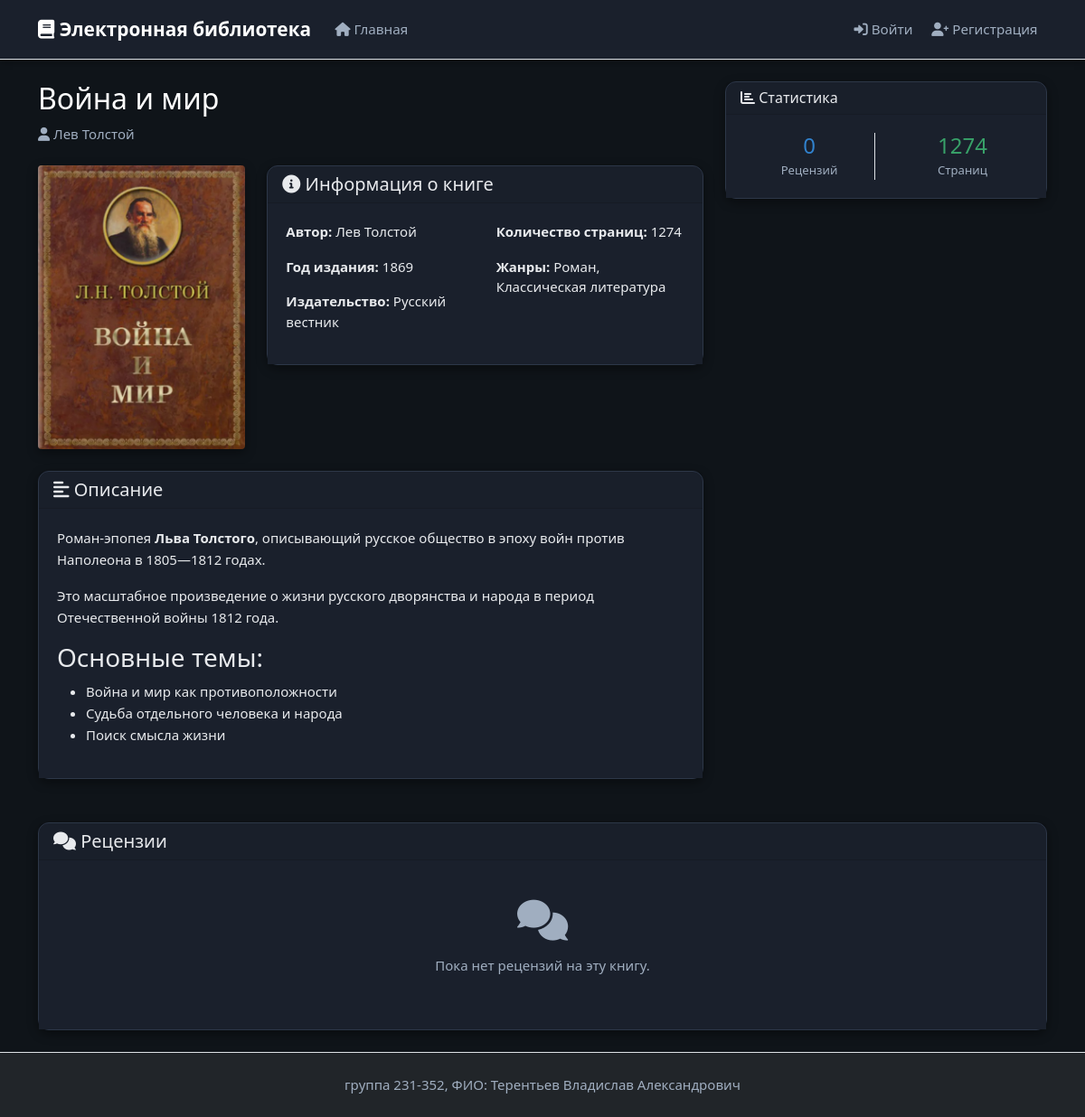
Screenshot of /book/1 with the database file from the repository.
### tables this page shows
CREATE TABLE books (
            id INTEGER PRIMARY KEY AUTOINCREMENT,
            title TEXT NOT NULL,
            short_description TEXT NOT NULL,
            publication_year INTEGER NOT NULL,
            publisher TEXT NOT NULL,
            author TEXT NOT NULL,
            page_count INTEGER NOT NULL
        );

CREATE TABLE book_covers (
            id INTEGER PRIMARY KEY AUTOINCREMENT,
            filename TEXT NOT NULL,
            mime_type TEXT NOT NULL,
            md5_hash TEXT NOT NULL UNIQUE,
            book_id INTEGER NOT NULL,
            FOREIGN KEY (book_id) REFERENCES books(id) ON DELETE CASCADE
        );

### app.py (the view)
@app.route('/book/<int:book_id>')
def view_book(book_id):
    ensure_db_initialized()
    db = get_db()
    book = db.execute("""
        SELECT b.*, bc.filename as cover_filename
        FROM books b
        LEFT JOIN book_covers bc ON b.id = bc.book_id
        WHERE b.id = ?
    """, (book_id,)).fetchone()
    if not book:
        flash('Книга не найдена')
        return redirect(url_for('index'))
    book_dict = dict(book)
    genres = db.execute("""
        SELECT g.name
        FROM book_genres bg
        JOIN genres g ON bg.genre_id = g.id
        WHERE bg.book_id = ?
    """, (book_id,)).fetchall()
    book_dict['genres'] = ', '.join([genre['name'] for genre in genres])
    reviews = db.execute("""
        SELECT r.*, u.first_name, u.last_name, u.middle_name
        FROM reviews r
        JOIN users u ON r.user_id = u.id
        WHERE r.book_id = ? AND r.status_id = 2
        ORDER BY r.created_at DESC
    """, (book_id,)).fetchall()
    user_review = None
    current_user = get_current_user()
    if current_user:
        user_review = db.execute("""
            SELECT r.*, rs.name as status_name FROM reviews r
            JOIN review_statuses rs ON r.status_id = rs.id
            WHERE r.book_id = ? AND r.user_id = ?
        """, (book_id, current_user['id'])).fetchone()
        record_visit(book_id, current_user['id'])
    else:
        record_visit(book_id)
    book_dict['short_description'] = markdown.markdown(book_dict['short_description'])
    reviews_list = []
    for review in reviews:
        review_dict = dict(review)
        review_dict['text'] = markdown.markdown(review_dict['text'])
        reviews_list.append(review_dict)
    return render_template('book/view.html',
                           book=book_dict,
                           reviews=reviews_list,
                           user_review=user_review,
                           current_user=current_user)

### app.py (called while the page is built, shortened)
def get_db():
    if 'db' not in g:
        g.db = sqlite3.connect(DATABASE)
        g.db.row_factory = sqlite3.Row
        g.db.execute('PRAGMA foreign_keys = ON')
    return g.db

@app.teardown_appcontext
def close_db_connection(error):
    close_db(error)

def ensure_db_initialized():
    try:
        db = get_db()
        cursor = db.execute("SELECT name FROM sqlite_master WHERE type='table' AND name='books'")
        if not cursor.fetchone():
            init_db()
    except Exception as e:
        print(f"Ошибка при проверке БД: {e}")
        init_db()

def get_current_user():
    if 'user_id' not in session:
        return None

@app.context_processor
def inject_user():
    return dict(current_user=get_current_user())

### templates/book/view.html (shortened to what this page needs)
{% extends "base.html" %}
{% block content %}
<div class="row">
    <div class="col-lg-8">
        <div class="d-flex justify-content-between align-items-start mb-4">
            <div>
                <h1 class="h2 text-white mb-2">{{ book.title }}</h1>
                <p class="text-muted mb-0">
                    <i class="fas fa-user"></i> {{ book.author }}
                </p>
            </div>
        </div>
        <div class="row mb-4">
            <div class="col-md-4">
                {% if book.cover_filename %}
                    <img src="{{ url_for('static', filename='uploads/' + book.cover_filename) }}"
                         class="img-fluid rounded" alt="{{ book.title }}">
                {% else %}
                    <div class="bg-secondary rounded d-flex align-items-center justify-content-center"
                         style="height: 300px;">
                        <i class="fas fa-book fa-4x text-muted"></i>
                    </div>
                {% endif %}
            </div>
            <div class="col-md-8">
                <div class="card">
                    <div class="card-header">
                        <h5 class="mb-0"><i class="fas fa-info-circle"></i> Информация о книге</h5>
                    </div>
                    <div class="card-body">
                        <div class="row">
                            <div class="col-sm-6">
                                <p><strong>Автор:</strong> {{ book.author }}</p>
                                <p><strong>Год издания:</strong> {{ book.publication_year }}</p>
                                <p><strong>Издательство:</strong> {{ book.publisher }}</p>
                            </div>
                            <div class="col-sm-6">
                                <p><strong>Количество страниц:</strong> {{ book.page_count }}</p>
                                {% if book.genres %}
                                    <p><strong>Жанры:</strong> {{ book.genres }}</p>
                                {% endif %}
                            </div>
                        </div>
                    </div>
                </div>
            </div>
        </div>
        <div class="card mb-4">
            <div class="card-header">
                <h5 class="mb-0"><i class="fas fa-align-left"></i> Описание</h5>
            </div>
            <div class="card-body">
                <div class="book-description">
                    {{ book.short_description | safe }}
                </div>
            </div>
        </div>
    </div>
    <div class="col-lg-4">
        <div class="card mb-4">
            <div class="card-header">
                <h6 class="mb-0"><i class="fas fa-chart-bar"></i> Статистика</h6>
            </div>
            <div class="card-body">
                <div class="row text-center">
                    <div class="col-6">
                        <div class="border-end">
                            <h4 class="text-primary mb-0">{{ reviews|length }}</h4>
                            <small class="text-muted">Рецензий</small>
                        </div>
                    </div>
                    <div class="col-6">
                        <h4 class="text-success mb-0">{{ book.page_count }}</h4>
                        <small class="text-muted">Страниц</small>
                    </div>
                </div>
            </div>
        </div>
    </div>
</div>
<div class="row mt-4">
    <div class="col-12">
        <div class="card">
            <div class="card-header d-flex justify-content-between align-items-center">
                <h5 class="mb-0"><i class="fas fa-comments"></i> Рецензии</h5>
            </div>
            <div class="card-body">
                {% if reviews %}
                    {% for review in reviews %}
                        <div class="review-item border-bottom pb-3 mb-3">
                            <div class="d-flex justify-content-between align-items-start mb-2">
                                <div>
                                    <h6 class="mb-1">
                                        {{ review.last_name }} {{ review.first_name }}
                                        {% if review.middle_name %}{{ review.middle_name }}{% endif %}
                                    </h6>
                                    <div class="rating mb-1">
                                        {% for i in range(1, 6) %}
                                            {% if i <= review.rating %}
                                                <i class="fas fa-star text-warning"></i>
                                            {% else %}
                                                <i class="far fa-star text-warning"></i>
                                            {% endif %}
                                        {% endfor %}
                                        <span class="ms-2 text-muted">{{ review.rating }} из 5</span>
                                    </div>
                                </div>
                                <small class="text-muted">
                                    {{ review.created_at if review.created_at else 'недавно' }}
                                </small>
                            </div>
                            <div class="review-text">
                                {{ review.text | safe }}
                            </div>
                        </div>
                    {% endfor %}
                {% else %}
                    <div class="text-center py-4">
                        <i class="fas fa-comments fa-3x text-muted mb-3"></i>
                        <p class="text-muted">Пока нет рецензий на эту книгу.</p>
                    </div>
                {% endif %}
            </div>
        </div>
    </div>
</div>
{% endblock %}

### static/css/style.css (style rules this page uses)
body { min-height: 100vh; display: flex; flex-direction: column; background-color: #0f1419; color: #e8eaed; font-size: 15px; }
.card { border: 1px solid #2d3748; background-color: #1a202c; box-shadow: 0 4px 12px rgba(0,0,0,0.4); border-radius: 12px; padding: 0; margin-bottom: 1.5rem; transition: transform 0.3s ease, box-shadow 0.3s ease; }
.card-body { background-color: #1a202c; color: #e8eaed; padding: 1.25rem; }
.card small { color: #a0aec0 !important; }
.card strong { color: #e8eaed; }
.text-muted { color: #a0aec0 !important; }
.book-description { color: #e8eaed; line-height: 1.6; }
.text-primary { color: #3182ce !important; }
.text-success { color: #38a169 !important; }
img { max-width: 100%; height: auto; }
.fas, .far, .fab { color: inherit; }
.img-fluid { max-width: 100%; height: auto; border-radius: 0.375rem; box-shadow: 0 4px 12px rgba(0,0,0,0.4); }

### rows the page displays
books: title "Война и мир", author "Лев Толстой", publication_year "1869", publisher "Русский вестник", page_count "1274", short_description "Роман-эпопея Льва Толстого , описывающий русское общество в эпоху войн против Наполеона в 1805—1812 годах. Это масштабное произведение о жизни русского дворянства и народа в период Отечественной войны 1812 года. Основные темы: Война и мир как противоположности Судьба отдельного человека и народа Поиск смысла жизни"
book_covers: filename (picture)

### other values shown
{{ book.genres }} "Роман, Классическая литература"
{{ reviews|length }} "0"
